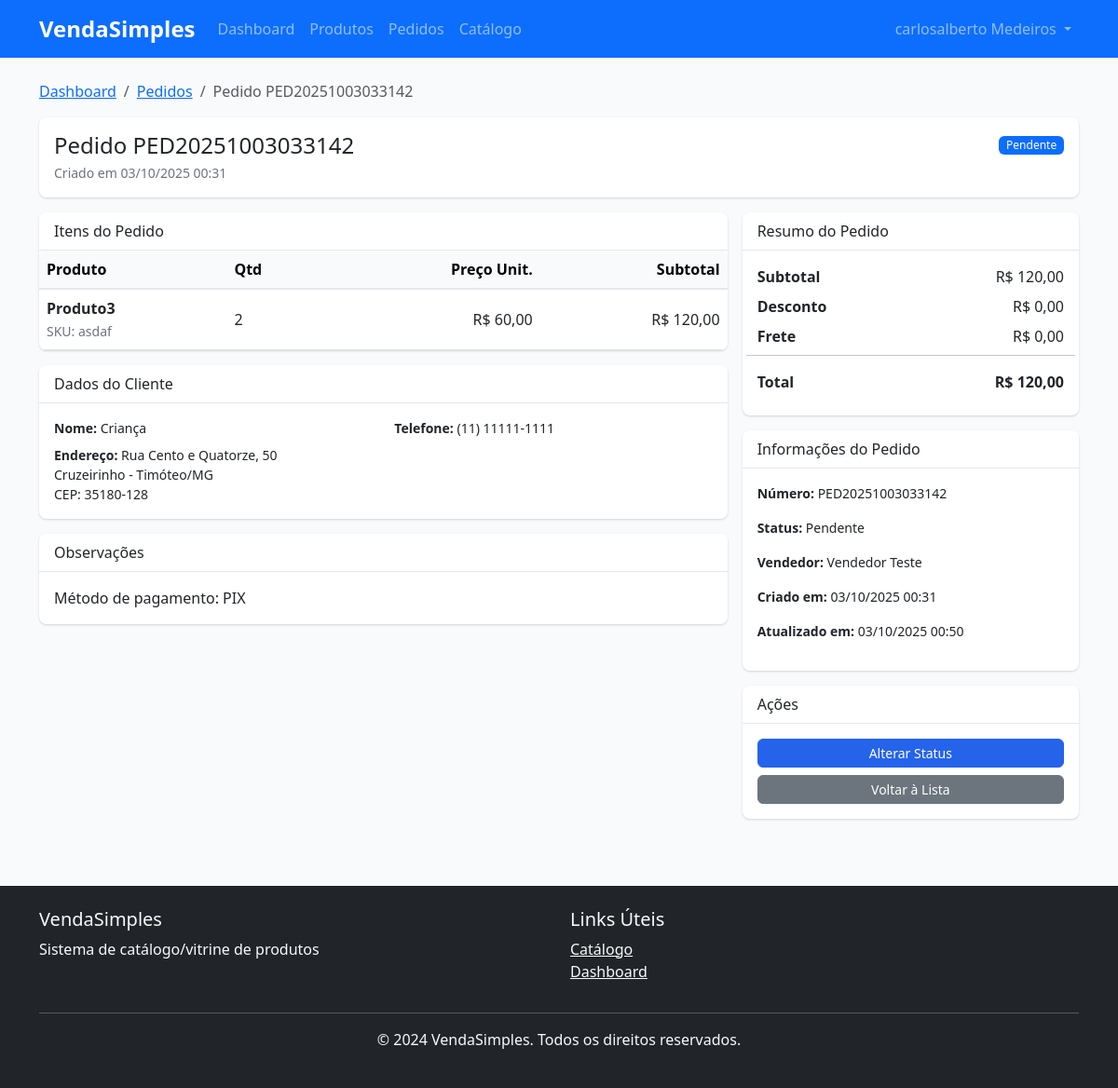
The app's page /pedidos/2/ (signed in), older data.
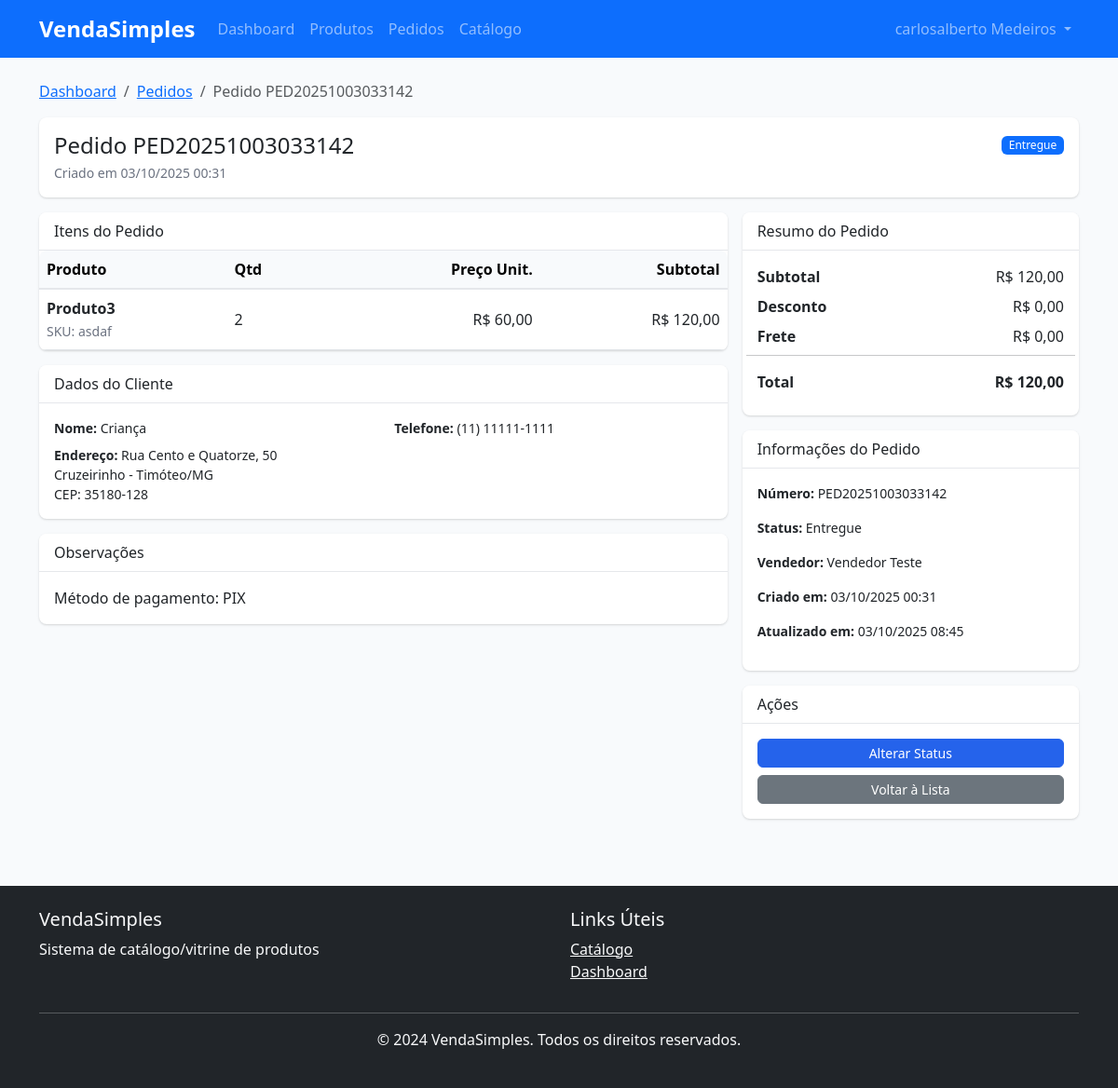
The same page, newer data.
### apps/pedidos/models.py (models this page shows, shortened)
class Pedido(TimeStampedModel, SoftDeleteModel):
    numero = models.CharField(
        max_length=20,
        unique=True,
        db_index=True,
        verbose_name='Número do Pedido'
    )
    vendedor = models.ForeignKey(
        'authentication.User',
        on_delete=models.PROTECT,
        related_name='pedidos_vendedor',
        verbose_name='Vendedor'
    )
    cliente_usuario = models.ForeignKey(
        'authentication.User',
        on_delete=models.SET_NULL,
        null=True,
        blank=True,
        related_name='pedidos_cliente',
        verbose_name='Cliente (Usuário)'
    )
    cliente_nome = models.CharField(
        max_length=255,
        verbose_name='Nome do Cliente'
    )
    cliente_telefone = models.CharField(
        max_length=20,
        verbose_name='Telefone do Cliente'
    )
    cliente_email = models.EmailField(
        blank=True,
        verbose_name='E-mail do Cliente'
    )
    cliente_cpf = models.CharField(
        max_length=14,
        blank=True,
        verbose_name='CPF do Cliente'
    )
    endereco_cep = models.CharField(
        max_length=9,
        verbose_name='CEP'
    )
    endereco_logradouro = models.CharField(
        max_length=255,
        verbose_name='Logradouro'
    )
    endereco_numero = models.CharField(
        max_length=20,
        verbose_name='Número'
    )
    endereco_complemento = models.CharField(
        max_length=100,
        blank=True,
        verbose_name='Complemento'
    )
    endereco_bairro = models.CharField(
        max_length=100,
        verbose_name='Bairro'
    )
    endereco_cidade = models.CharField(
        max_length=100,
        verbose_name='Cidade'
    )
    endereco_estado = models.CharField(
        max_length=2,
        verbose_name='Estado'
    )
    status = models.CharField(
        max_length=20,
        choices=StatusPedido.choices,
        default=StatusPedido.PENDENTE,
        db_index=True,
        verbose_name='Status'
    )
    subtotal = models.DecimalField(
        max_digits=10,
        decimal_places=2,
        validators=[MinValueValidator(0)],
        verbose_name='Subtotal'
    )
    desconto = models.DecimalField(
        max_digits=10,
        decimal_places=2,
        default=0,
        validators=[MinValueValidator(0)],
        verbose_name='Desconto'
    )
    frete = models.DecimalField(
        max_digits=10,
        decimal_places=2,
        default=0,
        validators=[MinValueValidator(0)],
        verbose_name='Frete'
    )
    total = models.DecimalField(
        max_digits=10,
        decimal_places=2,
        validators=[MinValueValidator(0)],
        verbose_name='Total'
    )
    observacoes = models.TextField(
        blank=True,
        verbose_name='Observações'
    )
    observacoes_internas = models.TextField(
        blank=True,
        verbose_name='Observações Internas'
    )
    data_entrega_prevista = models.DateTimeField(
        null=True,
        blank=True,
        verbose_name='Data de Entrega Prevista'
    )
    data_entrega_realizada = models.DateTimeField(
        null=True,
        blank=True,
        verbose_name='Data de Entrega Realizada'
    )
    objects = models.Manager()
    active_objects = ActiveSoftDeleteManager()
    class Meta:
        db_table = 'pedidos'
        verbose_name = 'Pedido'
        verbose_name_plural = 'Pedidos'
        ordering = ['-created_at']
        indexes = [
            models.Index(fields=['vendedor', 'status']),
            models.Index(fields=['status', 'created_at']),
            models.Index(fields=['numero']),
        ]

### apps/authentication/models.py (models this page shows, shortened)
class User(AbstractBaseUser, PermissionsMixin, TimeStampedModel, SoftDeleteModel):
    email = models.EmailField(
        unique=True,
        db_index=True,
        verbose_name='E-mail'
    )
    first_name = models.CharField(
        max_length=150,
        verbose_name='Nome'
    )
    last_name = models.CharField(
        max_length=150,
        verbose_name='Sobrenome'
    )
    role = models.CharField(
        max_length=20,
        choices=UserRole.choices,
        db_index=True,
        verbose_name='Função'
    )
    is_staff = models.BooleanField(
        default=False,
        verbose_name='Acesso ao Admin'
    )
    is_verified = models.BooleanField(
        default=False,
        db_index=True,
        verbose_name='E-mail Verificado'
    )
    phone = models.CharField(
        max_length=20,
        blank=True,
        null=True,
        validators=[validate_phone],
        verbose_name='Telefone'
    )
    USERNAME_FIELD = 'email'
    REQUIRED_FIELDS = ['first_name', 'last_name', 'role']
    objects = UserManager()
    class Meta:
        db_table = 'users'
        verbose_name = 'Usuário'
        verbose_name_plural = 'Usuários'
        indexes = [
            models.Index(fields=['email', 'role']),
            models.Index(fields=['is_active', 'role']),
            models.Index(fields=['is_verified', 'is_active']),
        ]
    def get_full_name(self):
        return f"{self.first_name} {self.last_name}".strip()
    def can_view_pedido(self, pedido):
        if self.role == UserRole.SUPERUSER:
            return True
        if self.role == UserRole.VENDEDOR:
            return pedido.vendedor == self
        if self.role == UserRole.EMPRESA:
            return pedido.vendedor.profile.empresa.user == self
        return False

### apps/pedidos/views.py (the view)
# urls.py: path("<int:pk>/", views.pedido_detail, name="detail"),
@login_required
def pedido_detail(request, pk):
    pedido = get_object_or_404(Pedido, pk=pk)
    if not request.user.can_view_pedido(pedido):
        messages.error(request, "Você não tem permissão para ver este pedido.")
        return redirect("pedidos:list")
    context = {
        "pedido": pedido,
        "status_choices": StatusPedido.choices,
    }
    return render(request, "pedidos/detail.html", context)

### apps/carrinho/context_processors.py (called while the page is built)
def carrinho(request):
    return {
        'carrinho': Cart(request)
    }

### apps/configuracoes/context_processors.py (called while the page is built)
def configuracoes_site(request):
    return {
        'site_name': 'VendaSimples',
        'site_description': 'Sistema de catálogo/vitrine de produtos',
    }

### templates/pedidos/detail.html (shortened to what the changed rows need)
{% extends 'base/base.html' %}
{% block content %}
<div class="container py-4">
  <nav aria-label="breadcrumb">
    <ol class="breadcrumb">
      <li class="breadcrumb-item"><a href="{% url 'dashboard:home' %}">Dashboard</a></li>
      <li class="breadcrumb-item"><a href="{% url 'pedidos:list' %}">Pedidos</a></li>
      <li class="breadcrumb-item active" aria-current="page">Pedido {{ pedido.numero }}</li>
    </ol>
  </nav>
  <div class="card mb-3">
    <div class="card-body">
      <div class="d-flex justify-content-between flex-wrap gap-2">
        <div>
          <h1 class="h4 mb-1">Pedido {{ pedido.numero }}</h1>
          <div class="text-muted small">Criado em {{ pedido.created_at|date:'d/m/Y H:i' }}</div>
        </div>
        <div>
          <span class="badge bg-primary">{{ pedido.get_status_display }}</span>
        </div>
      </div>
    </div>
  </div>
  <div class="row g-3">
    <div class="col-lg-8">
      <div class="card">
        <div class="table-responsive">
          <table class="table mb-0 align-middle">
            <thead class="table-light">
              <tr>
                <th>Produto</th>
                <th>Qtd</th>
                <th class="text-end">Preço Unit.</th>
                <th class="text-end">Subtotal</th>
              </tr>
            </thead>
          </table>
        </div>
      </div>
      <div class="card mt-3">
        <div class="card-body">
          <div class="row small">
            <div class="col-md-6"><strong>Nome:</strong> {{ pedido.cliente_nome|default:'—' }}</div>
            <div class="col-md-6"><strong>Telefone:</strong> {{ pedido.cliente_telefone|default:'—' }}</div>
            <div class="col-12 mt-2">
              <strong>Endereço:</strong>
              {{ pedido.endereco_logradouro }}, {{ pedido.endereco_numero }}
              <br>
              {{ pedido.endereco_bairro }} - {{ pedido.endereco_cidade }}/{{ pedido.endereco_estado }}
              <br>
              CEP: {{ pedido.endereco_cep }}
            </div>
          </div>
        </div>
      </div>
      {% if pedido.observacoes %}
      <div class="card mt-3">
        <div class="card-header">Observações</div>
        <div class="card-body">
          <p class="mb-0">{{ pedido.observacoes }}</p>
        </div>
      </div>
      {% endif %}
    </div>
    <div class="col-lg-4">
      <div class="card">
        <div class="card-body">
          <dl class="row mb-0">
            <dt class="col-6">Subtotal</dt>
            <dd class="col-6 text-end">R$ {{ pedido.subtotal|floatformat:2 }}</dd>
            <dt class="col-6">Desconto</dt>
            <dd class="col-6 text-end">R$ {{ pedido.desconto|floatformat:2 }}</dd>
            <dt class="col-6">Frete</dt>
            <dd class="col-6 text-end">R$ {{ pedido.frete|floatformat:2 }}</dd>
            <hr>
            <dt class="col-6 fw-bold">Total</dt>
            <dd class="col-6 text-end fw-bold">R$ {{ pedido.total|floatformat:2 }}</dd>
          </dl>
        </div>
      </div>
      <div class="card mt-3">
        <div class="card-body">
          <div class="small">
            <p><strong>Número:</strong> {{ pedido.numero }}</p>
            <p><strong>Status:</strong> {{ pedido.get_status_display }}</p>
            <p><strong>Vendedor:</strong> {{ pedido.vendedor.get_full_name }}</p>
            <p><strong>Criado em:</strong> {{ pedido.created_at|date:'d/m/Y H:i' }}</p>
            <p><strong>Atualizado em:</strong> {{ pedido.updated_at|date:'d/m/Y H:i' }}</p>
          </div>
        </div>
      </div>
    </div>
  </div>
</div>
{% endblock %}

Row changes from the older to the newer data that the page shows:
changed Pedido "PED20251003033142": status "Pendente" → "Entregue"; updated_at "03/10/2025 00:50" → "03/10/2025 08:45"
